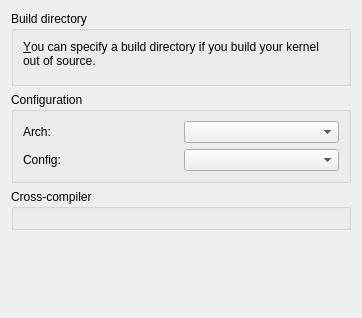
<?xml version="1.0" encoding="UTF-8"?>
<ui version="4.0">
 <class>KDevKernel::ProjectConfigPage</class>
 <widget class="QWidget" name="KDevKernel::ProjectConfigPage">
  <property name="geometry">
   <rect>
    <x>0</x>
    <y>0</y>
    <width>362</width>
    <height>318</height>
   </rect>
  </property>
  <property name="windowTitle">
   <string>Form</string>
  </property>
  <layout class="QVBoxLayout" name="verticalLayout_3">
   <item>
    <widget class="QGroupBox" name="groupBox">
     <property name="title">
      <string>Build directory</string>
     </property>
     <layout class="QVBoxLayout" name="verticalLayout">
      <item>
       <widget class="QLabel" name="label">
        <property name="text">
         <string>&amp;You can specify a build directory if you build your kernel out of source.</string>
        </property>
        <property name="wordWrap">
         <bool>true</bool>
        </property>
        <property name="buddy">
         <cstring>kcfg_buildDir</cstring>
        </property>
       </widget>
      </item>
      <item>
       <widget class="KUrlRequester" name="kcfg_buildDir">
        <property name="mode">
         <set>KFile::Directory|KFile::LocalOnly</set>
        </property>
       </widget>
      </item>
     </layout>
    </widget>
   </item>
   <item>
    <widget class="QGroupBox" name="groupBox_2">
     <property name="title">
      <string>Configuration</string>
     </property>
     <layout class="QVBoxLayout" name="verticalLayout_2">
      <item>
       <layout class="QHBoxLayout" name="horizontalLayout_2">
        <item>
         <widget class="QLabel" name="label_2">
          <property name="text">
           <string>Arch:</string>
          </property>
         </widget>
        </item>
        <item>
         <widget class="KComboBox" name="kcfg_arch">
          <property name="toolTip">
           <string>Target architecture of the kernel. This will set the ARCH variable accordingly.</string>
          </property>
         </widget>
        </item>
       </layout>
      </item>
      <item>
       <layout class="QHBoxLayout" name="horizontalLayout_3">
        <item>
         <widget class="QLabel" name="label_3">
          <property name="text">
           <string>Config:</string>
          </property>
         </widget>
        </item>
        <item>
         <widget class="KComboBox" name="kcfg_defconfig"/>
        </item>
       </layout>
      </item>
     </layout>
    </widget>
   </item>
   <item>
    <widget class="QGroupBox" name="groupBox_3">
     <property name="title">
      <string>Cross-compiler</string>
     </property>
     <layout class="QVBoxLayout" name="verticalLayout_4">
      <item>
       <widget class="KUrlRequester" name="kcfg_crossCompiler"/>
      </item>
     </layout>
    </widget>
   </item>
   <item>
    <spacer name="verticalSpacer">
     <property name="orientation">
      <enum>Qt::Vertical</enum>
     </property>
     <property name="sizeHint" stdset="0">
      <size>
       <width>20</width>
       <height>141</height>
      </size>
     </property>
    </spacer>
   </item>
  </layout>
 </widget>
 <customwidgets>
  <customwidget>
   <class>KComboBox</class>
   <extends>QComboBox</extends>
   <header>kcombobox.h</header>
  </customwidget>
  <customwidget>
   <class>KUrlRequester</class>
   <extends>QWidget</extends>
   <header>kurlrequester.h</header>
  </customwidget>
 </customwidgets>
 <resources/>
 <connections/>
</ui>
